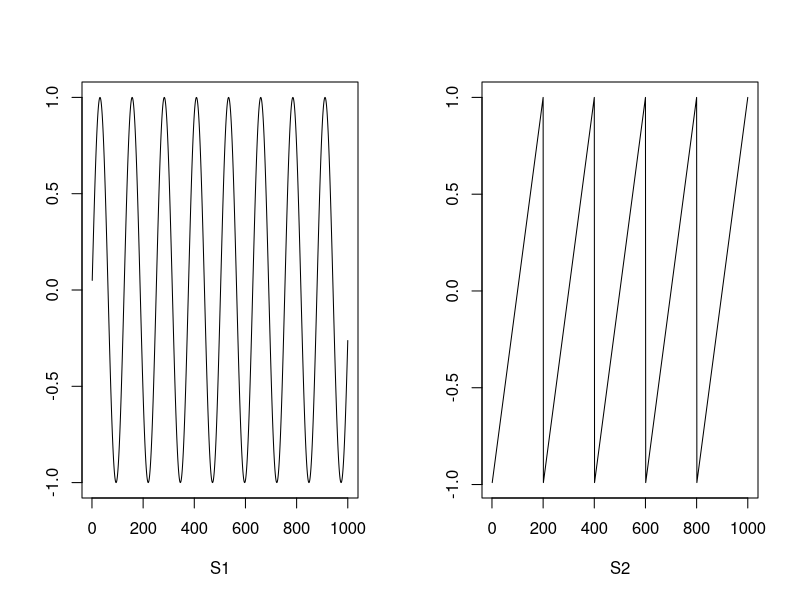
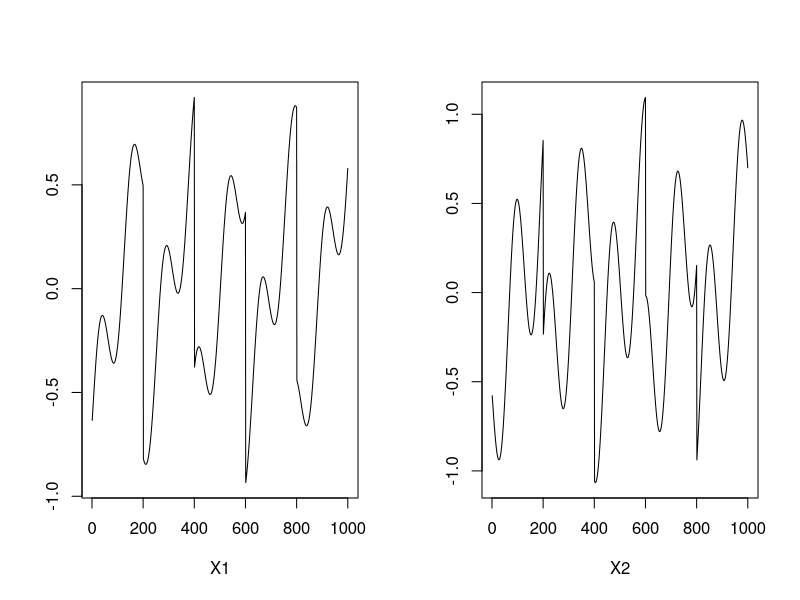
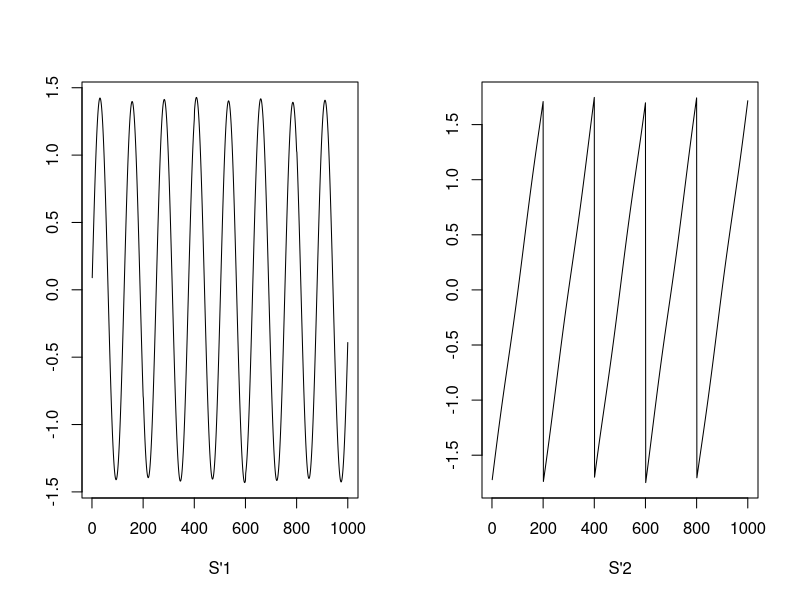
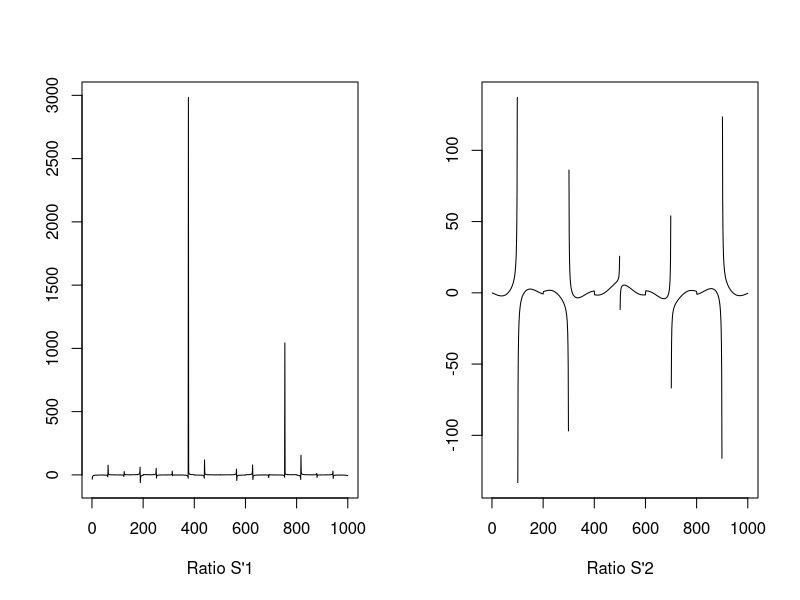
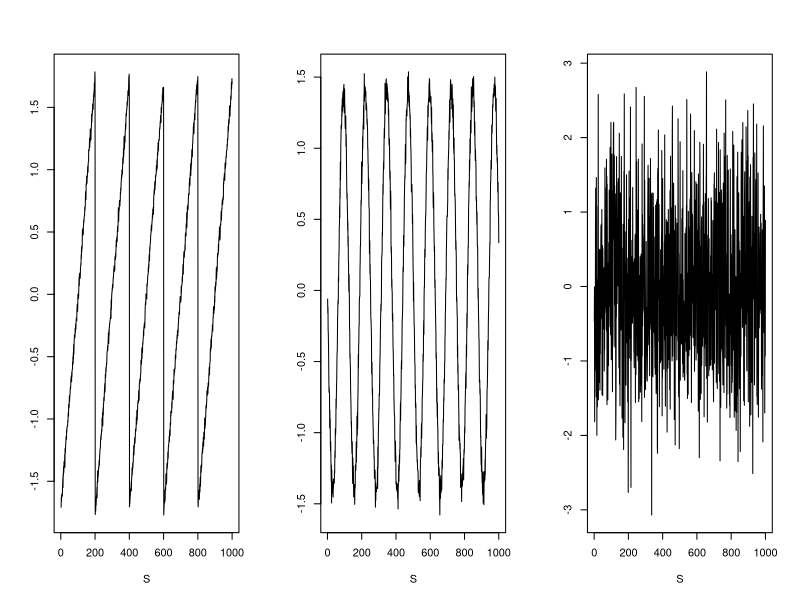

Write R code to recreate these figures, in order.
#### #### #### #### #### #### #### #### #### #### #### 
#### 
#### ICA
#### http://rstudio-pubs-static.s3.amazonaws.com/93614_be30df613b2a4707b3e5a1a62f631d19.html
#### #### #### #### #### #### #### #### #### #### #### 


rm(list=ls())

library(fastICA)


# Generiamo dei dati
S <- cbind(sin((1:1000)/20), rep((((1:200)-100)/100), 5))
# vediamo cosa abbiamo generato
par(mfrow=c(1,2))
plot(1:1000, S[,1], type = "l",xlab = "S1", ylab = "")
plot(1:1000, S[,2], type = "l", xlab = "S2", ylab = "")
par(mfrow=c(1,1))

# Creiamo un segnale misto
# Matrice dei "pesi"
A <- matrix(c(0.291, 0.6557, -0.5439, 0.5572), 2, 2)
A
# Mixiamo i segnali
X <- S %*% A
# vediamo il nuovo segnale
par(mfrow=c(1,2))
plot(1:1000, X[,1], type = "l",xlab = "X1", ylab = "")
plot(1:1000, X[,2], type = "l", xlab = "X2", ylab = "")
par(mfrow=c(1,1))

# Implementiamo ICA
a <- fastICA(X, 2, alg.typ = "parallel", fun = "logcosh", alpha = 1,
             method = "R", row.norm = FALSE, maxit = 200,
             tol = 0.0001, verbose = TRUE)

# vediamo i risultati
par(mfrow=c(1,2))
plot(1:1000, a$S[,1], type = "l", xlab = "S'1", ylab = "")
plot(1:1000, a$S[,2], type = "l", xlab = "S'2", ylab = "")
par(mfrow=c(1,1))

# confrontiamo con i dati originali
par(mfrow=c(1,2))
plot(1:1000, a$S[,2]/S[,1], type = "l", xlab = "Ratio S'1", ylab = "")
plot(1:1000, a$S[,1]/S[,2], type = "l", xlab = "Ratio S'2", ylab = "")
par(mfrow=c(1,1))

# proviamo ad aumentare il numero di classi
a3 <- fastICA(X, 3, alg.typ = "parallel", fun = "logcosh", alpha = 1,
             method = "R", row.norm = FALSE, maxit = 200,
             tol = 0.0001, verbose = TRUE)


# Aggiungiamo del rumore
a3 <- fastICA(cbind(X,rnorm(nrow(X),0,0.2)), 3, alg.typ = "parallel", fun = "logcosh", alpha = 1,
             method = "R", row.norm = FALSE, maxit = 200,
             tol = 0.0001, verbose = TRUE)

par(mfrow=c(1,3))
plot(1:1000, a3$S[,1], type = "l", xlab = "S", ylab = "")
plot(1:1000, a3$S[,2], type = "l", xlab = "S", ylab = "")
plot(1:1000, a3$S[,3], type = "l", xlab = "S", ylab = "")
par(mfrow=c(1,1))
